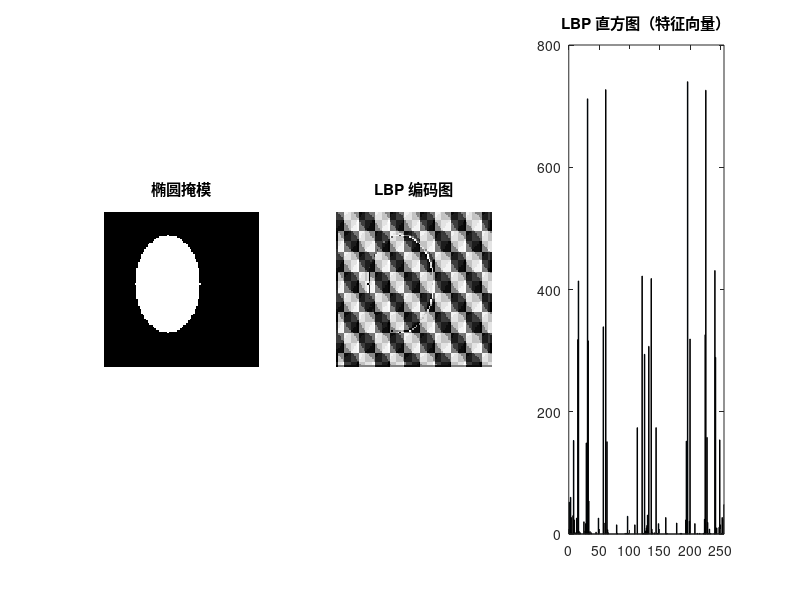

Write MATLAB code to recreate this figure.
%% 13-moments-lbp.m | 面积/质心/中心矩 + 3x3 LBP 编码直方图
%% GNU Octave，零第三方依赖；合成图像，无需任何外部文件
clear; close all; clc;
SHOW = ~strcmp(getenv("IP_HEADLESS"), "1");
% ---- 参数区 ----
N = 96; bins = 256;
% ---- 造图：椭圆掩模，并做一个平移副本 ----
[X, Y] = meshgrid(1:N, 1:N);
bw = double(((X-40)/20).^2 + ((Y-45)/30).^2 <= 1);
shifted = zeros(N, N);
shifted(9:N, 13:N) = bw(1:N-8, 1:N-12);
g = 0.30 + 0.40*bw + 0.10*sin(X/3).*sin(Y/4);
% ---- 算法 1：面积 / 质心 / 二阶中心矩 ----
% 面积 / 质心 / 二阶中心矩（匿名函数）
mm = @(a) [sum(a(:)), ...
           sum(X(:).*a(:))/sum(a(:)), sum(Y(:).*a(:))/sum(a(:)), ...
           sum(((X(:)-sum(X(:).*a(:))/sum(a(:))).^2).*a(:))/sum(a(:)), ...
           sum(((Y(:)-sum(Y(:).*a(:))/sum(a(:))).^2).*a(:))/sum(a(:))];
m1 = mm(bw); m2 = mm(shifted);
printf("原图: 面积=%.0f 质心=(%.2f, %.2f) mu20=%.2f mu02=%.2f\n", m1(1),m1(2),m1(3),m1(4),m1(5));
printf("平移: 面积=%.0f 质心=(%.2f, %.2f) mu20=%.2f mu02=%.2f\n", m2(1),m2(2),m2(3),m2(4),m2(5));
printf("质心差 = (%.2f, %.2f)（应等于平移量 12, 8）\n", m2(2)-m1(2), m2(3)-m1(3));
printf("中心矩差 = (%.6f, %.6f)（中心矩对平移不变）\n", m2(4)-m1(4), m2(5)-m1(5));
% ---- 算法 2：3x3 LBP（8 邻域，边界补零）----
p = 1; a = zeros(N+2, N+2); a(2:N+1, 2:N+1) = g;
off = [-1 -1; -1 0; -1 1; 0 1; 1 1; 1 0; 1 -1; 0 -1];
lbp = zeros(N, N);
for r = 1:N
  for c = 1:N
    code = 0;
    for t = 1:8
      code = code + double(a(r+1+off(t,1), c+1+off(t,2)) >= a(r+1, c+1)) * 2^(t-1);
    end
    lbp(r,c) = code;
  end
end
hist_lbp = zeros(bins,1);
for i = 1:numel(lbp), hist_lbp(lbp(i)+1) = hist_lbp(lbp(i)+1) + 1; end
printf("LBP 编码种类 = %d / %d, 最常见编码 = %d（占比 %.3f）\n", ...
       sum(hist_lbp>0), bins, find(hist_lbp==max(hist_lbp),1)-1, max(hist_lbp)/numel(lbp));
printf("编码 0 与 255 的像素数 = %d / %d（平坦区占多数）\n", hist_lbp(1), hist_lbp(256));
% ---- 可视化 ----
if SHOW
  figure("name", "13 描述与纹理");
  subplot(1, 3, 1); imagesc(bw, [0 1]); colormap gray; axis image off; title("椭圆掩模");
  subplot(1, 3, 2); imagesc(lbp); axis image off; title("LBP 编码图");
  subplot(1, 3, 3); bar(hist_lbp); xlim([0 bins]); title("LBP 直方图（特征向量）");
end
